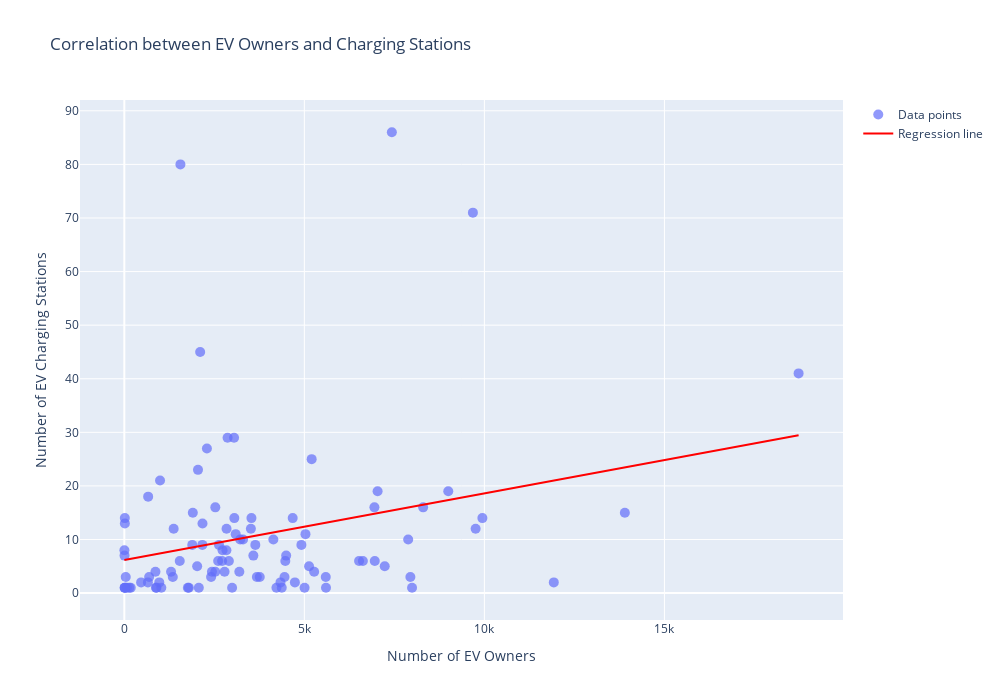

The notebook cell saved with this chart:
### Code cell
# Ensure ZIP codes are strings for consistent merging
SDGE_dmv['Zip_Code'] = SDGE_dmv['Zip_Code'].astype(str)
charging_station_data['zip'] = charging_station_data['zip'].astype(str)

# Filter and count EV charging stations by ZIP code for electric fuel type
charging_stations_by_zip = charging_station_data[charging_station_data['fuel_type_code'] == 'ELEC'].groupby('zip').size().reset_index(name='charger_count')

# Merge EV owners and charging station counts by ZIP code
ev_zip_data = pd.merge(vehicles_by_zip, charging_stations_by_zip, on='zip', how='inner')

# Prepare regression model
X = ev_zip_data['ev_owners']
y = ev_zip_data['charger_count']
X_const = sm.add_constant(X)
model = sm.OLS(y, X_const).fit()
predictions = model.predict(X_const)

### Plotly: Interactive Scatter Plot with ZIP Codes in Hover Info ###
fig = go.Figure()

# Add scatter plot with ZIP codes in hover text
fig.add_trace(go.Scatter(
    x=ev_zip_data['ev_owners'], 
    y=ev_zip_data['charger_count'], 
    mode='markers', 
    marker=dict(size=10, opacity=0.7), 
    name='Data points',
    text=ev_zip_data['zip'],  # Add ZIP codes as hover text
    hovertemplate=(
        "<b>ZIP Code:</b> %{text}<br>" +  # Add ZIP code to the hover template
        "<b>EV Owners:</b> %{x}<br>" +  # EV owners count
        "<b>Charging Stations:</b> %{y}<br><extra></extra>"  # Charger count
    )
))

# Add regression line
fig.add_trace(go.Scatter(
    x=ev_zip_data['ev_owners'], 
    y=predictions, 
    mode='lines', 
    line=dict(color='red', width=2), 
    name='Regression line'
))

# Customize layout
fig.update_layout(
    title='Correlation between EV Owners and Charging Stations',
    xaxis_title='Number of EV Owners',
    yaxis_title='Number of EV Charging Stations',
    width=1000,
    height=700
)

fig.show()

### Figure 1 — Plotly figure (JSON) as saved in the notebook; plotly's stock layout.template omitted (floating-point values rounded to 4 significant figures)
{"data": [{"hovertemplate": "<b>ZIP Code:</b> %{text}<br><b>EV Owners:</b> %{x}<br><b>Charging Stations:</b> %{y}<br><extra></extra>", "marker": {"opacity": 0.7, "size": 10}, "mode": "markers", "name": "Data points", "text": ["92130", "92127", "92677", "92024", "92694", "92037", "92009", "92656", "92679", "92131", "92651", "92101", "92692", "92126", "92064", "92078", "92128", "92673", "91913", "92688", "92691", "92122", "92675", "92672", "92649", "92653", "92067", "92103", "92014", "92011", "92625", "92117", "92629", "92104", "92109", "92028", "92057", "91915", "92026", "92056", "92008", "92069", "91910", "92120", "92071", "92111", "92123", "91941", "92029", "92108", "92075", "92115", "92154", "92010", "92019", "92106", "92118", "92025", "92027", "91914", "92084", "92020", "92110", "92081", "92054", "91977", "91911", "92065", "92021", "91942", "92105", "92119", "92121", "92082", "92040", "92102", "92083", "92139", "91950", "91901", "92624", "91935", "91945", "92113", "92093", "91932", "92173", "92061", "92036", "92059", "92070", "92055", "92182", "92136", "91931", "92135", "92145", "92155"], "type": "scatter", "x": [18727, 13901, 11928, 9944, 9757, 9681, 8997, 8299, 7991, 7945, 7884, 7430, 7232, 7034, 6956, 6946, 6625, 6519, 5601, 5595, 5272, 5203, 5131, 5031, 5006, 4918, 4737, 4676, 4495, 4471, 4449, 4372, 4337, 4225, 4139, 3761, 3681, 3638, 3584, 3531, 3515, 3297, 3218, 3194, 3093, 3055, 3048, 2993, 2904, 2867, 2839, 2835, 2784, 2728, 2715, 2630, 2606, 2527, 2525, 2433, 2410, 2294, 2171, 2167, 2106, 2069, 2046, 2023, 1902, 1887, 1792, 1764, 1558, 1539, 1370, 1346, 1298, 1027, 992, 971, 892, 880, 864, 689, 662, 655, 466, 178, 136, 71, 39, 18, 15, 14, 11, 9, 6, 2], "y": [41, 15, 2, 14, 12, 71, 19, 16, 1, 3, 10, 86, 5, 19, 6, 16, 6, 6, 1, 3, 4, 25, 5, 11, 1, 9, 2, 14, 7, 6, 3, 1, 2, 1, 10, 3, 3, 9, 7, 14, 12, 10, 10, 4, 11, 14, 29, 1, 6, 29, 12, 8, 4, 8, 6, 9, 6, 16, 4, 4, 3, 27, 13, 9, 45, 1, 23, 5, 15, 9, 1, 1, 80, 6, 12, 3, 4, 1, 21, 2, 1, 1, 4, 3, 18, 2, 2, 1, 1, 1, 3, 1, 13, 14, 1, 1, 7, 8]}, {"line": {"color": "red", "width": 2}, "mode": "lines", "name": "Regression line", "type": "scatter", "x": [18727, 13901, 11928, 9944, 9757, 9681, 8997, 8299, 7991, 7945, 7884, 7430, 7232, 7034, 6956, 6946, 6625, 6519, 5601, 5595, 5272, 5203, 5131, 5031, 5006, 4918, 4737, 4676, 4495, 4471, 4449, 4372, 4337, 4225, 4139, 3761, 3681, 3638, 3584, 3531, 3515, 3297, 3218, 3194, 3093, 3055, 3048, 2993, 2904, 2867, 2839, 2835, 2784, 2728, 2715, 2630, 2606, 2527, 2525, 2433, 2410, 2294, 2171, 2167, 2106, 2069, 2046, 2023, 1902, 1887, 1792, 1764, 1558, 1539, 1370, 1346, 1298, 1027, 992, 971, 892, 880, 864, 689, 662, 655, 466, 178, 136, 71, 39, 18, 15, 14, 11, 9, 6, 2], "y": [29.45, 23.46, 21.0, 18.54, 18.3, 18.21, 17.36, 16.49, 16.11, 16.05, 15.98, 15.41, 15.17, 14.92, 14.82, 14.81, 14.41, 14.28, 13.14, 13.13, 12.73, 12.64, 12.55, 12.43, 12.4, 12.29, 12.06, 11.99, 11.76, 11.73, 11.71, 11.61, 11.57, 11.43, 11.32, 10.85, 10.75, 10.7, 10.63, 10.57, 10.55, 10.27, 10.18, 10.15, 10.02, 9.974, 9.965, 9.897, 9.786, 9.74, 9.705, 9.7, 9.637, 9.567, 9.551, 9.446, 9.416, 9.317, 9.315, 9.201, 9.172, 9.028, 8.875, 8.87, 8.794, 8.748, 8.72, 8.691, 8.541, 8.522, 8.404, 8.369, 8.113, 8.089, 7.879, 7.849, 7.79, 7.453, 7.409, 7.383, 7.285, 7.27, 7.25, 7.033, 6.999, 6.991, 6.756, 6.398, 6.345, 6.265, 6.225, 6.199, 6.195, 6.194, 6.19, 6.188, 6.184, 6.179]}], "layout": {"height": 700, "title": {"text": "Correlation between EV Owners and Charging Stations"}, "width": 1000, "xaxis": {"title": {"text": "Number of EV Owners"}}, "yaxis": {"title": {"text": "Number of EV Charging Stations"}}}}
